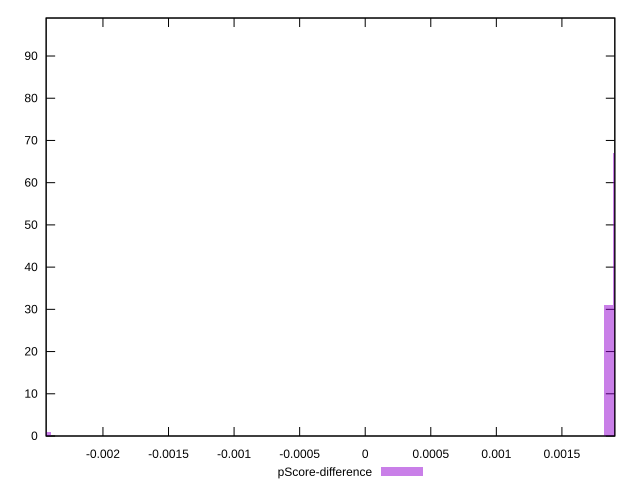

Write the gnuplot code that produced this figure.
reset

$pScoreDifference <<EOF
0.0019286831955450739 67
0.0018572504845989599 31
-0.0024287121721678706 1
EOF

set key outside below
set boxwidth 0.00007143271094611385
set xrange [-0.0024332656904598737:0.0019035147238881667]
set yrange [0:99]
set trange [0:99]
set style fill transparent solid 0.5 noborder
set terminal svg size 640, 490 enhanced background rgb 'white'
set output "reports/report_00027_2021-02-24T12-40-31.850Z/dom-size/samples/card/pScore-difference/histogram.svg"

plot $pScoreDifference title "pScore-difference" with boxes

reset
